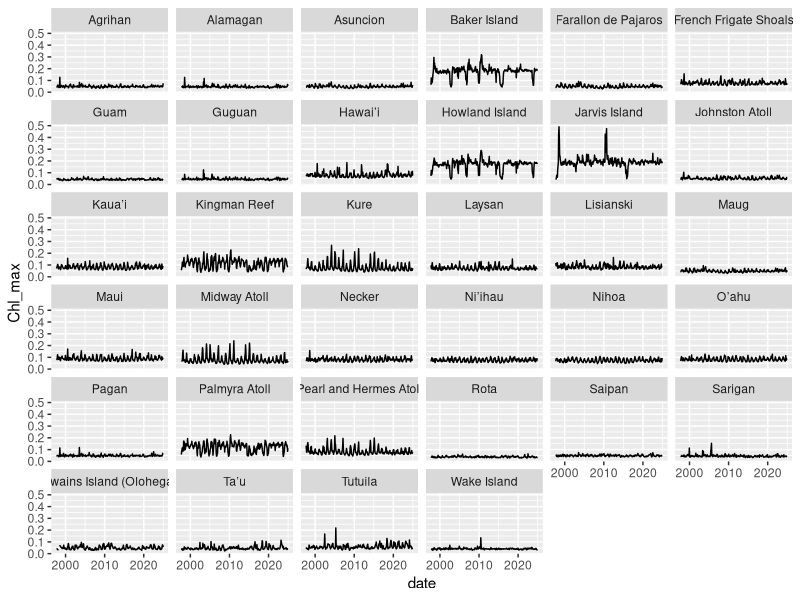

Source code (R):

library(sf)
library(terra)
library(tidyverse)
library(ncdf4)

# open the file
nc <- nc_open('data/GlobColour/IME_database_GlobColour_monthly_NOAAislands.nc')

# list all dimensions
nc$dim

var_names <- names(nc$var)

# print long names for each variable
for (v in var_names) {
  longname <- ncatt_get(nc, v, "long_name")$value
  cat(v, ":", longname, "\n")
}

# island_number : Island number (Messié et al., 2022 database) 
# island_name : Island name (Messié et al., 2022 database) 
# island_latitude : Island position (latitude) 
# island_longitude : Island position (longitude) 
# is_emerged : Island type (0 = submerged reef, 1 = emerged island) 
# cChl : Chl contour delineating the IME region 
# Chl_max : Chl 99th percentile next to the island 
# Chl_IME : Chl averaged within IME region 
# Chl_REF : Chl averaged within REF region 
# Chl_increase_nearby : Proportion of Chl increase next to the island (strength_IME) relative to Chl_REF 
# strength_IME : IME strength, defined as Chl increase next to the island (Chl_max - Chl_REF) 
# area_IME : IME area 
# has_IME : 1 if belonging to an IME, 0 otherwise, NaN if too many clouds next to the island (no seasonal instance) 
# keep_IME : NaN if no IME of if belonging to a shared IME (lead by another island), 0 if more than 60% gaps in chl within the IME region (no seasonal instance), 1 otherwise 

# extract time and convert from base (days since 1970)

# 1️⃣ extract dimensions
islands <- ncvar_get(nc, "island_name")             # ~34 islands
lon <- ncvar_get(nc, "island_longitude")             # ~34 islands
lat <- ncvar_get(nc, "island_latitude")             # ~34 islands
time <- ncvar_get(nc, "time")           # raw numeric
nc$dim$time$units
origin <- as.Date('1970-01-01')
dates <- origin + time


# 2️⃣ list all variables you want (all 9 layers)
var_names <- names(nc$var)[-c(1:5)]

# 3️⃣ loop over variables and build long table
df_list <- lapply(var_names, function(var){
  
  # extract variable: dimensions = island x time
  df <- ncvar_get(nc, var) %>% as.data.frame()
  
  # convert to data.frame
  colnames(df) <- as.character(dates)        # column names = actual dates
  df$island <- islands                        # add island column
  df$lon <- lon                        # add island column
  df$lat <- lat                        # add island column
  
  # pivot longer
  df_long <- df %>%
    pivot_longer(
      cols = -c(island,lon,lat),
      names_to = "date",
      values_to = "value"
    ) %>%
    mutate(
      date = as.Date(date),
      variable = var
    ) %>%
    select(island, date, variable, value)
  
  return(df_long)
})

# 4️⃣ combine all variables into one tidy data.frame
tidy_df <- bind_rows(df_list) %>% 
  mutate(value = as.numeric(value)) %>% 
  pivot_wider( id_cols = c(island, date), names_from = variable, values_from=value)

write.csv(tidy_df, file = 'data/GlobColour/GlobColour_IME_output.csv', row.names=FALSE)


ggplot(tidy_df, aes(date, Chl_max)) + geom_line() + facet_wrap(~island)
